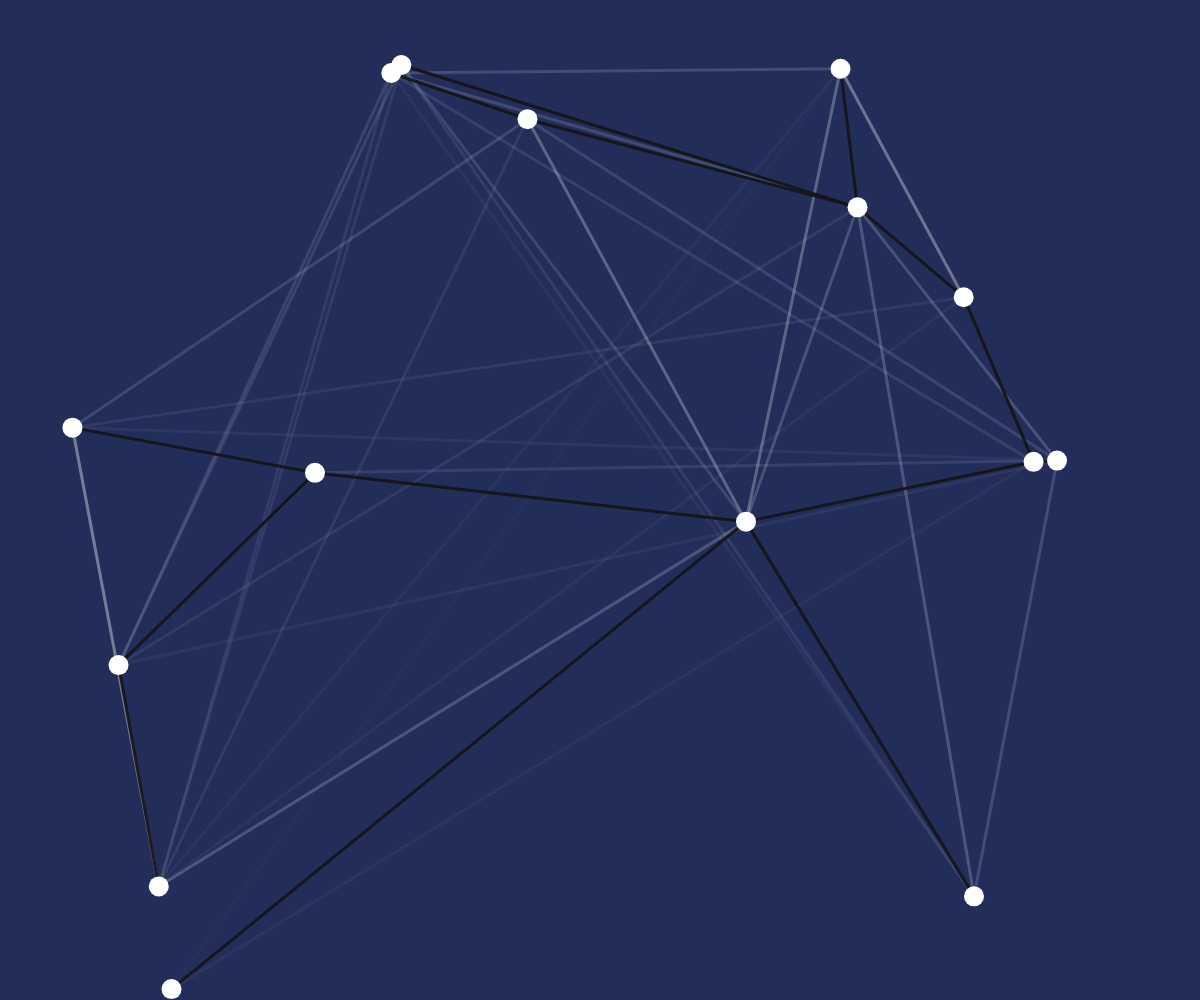
Frame 1 (no input)
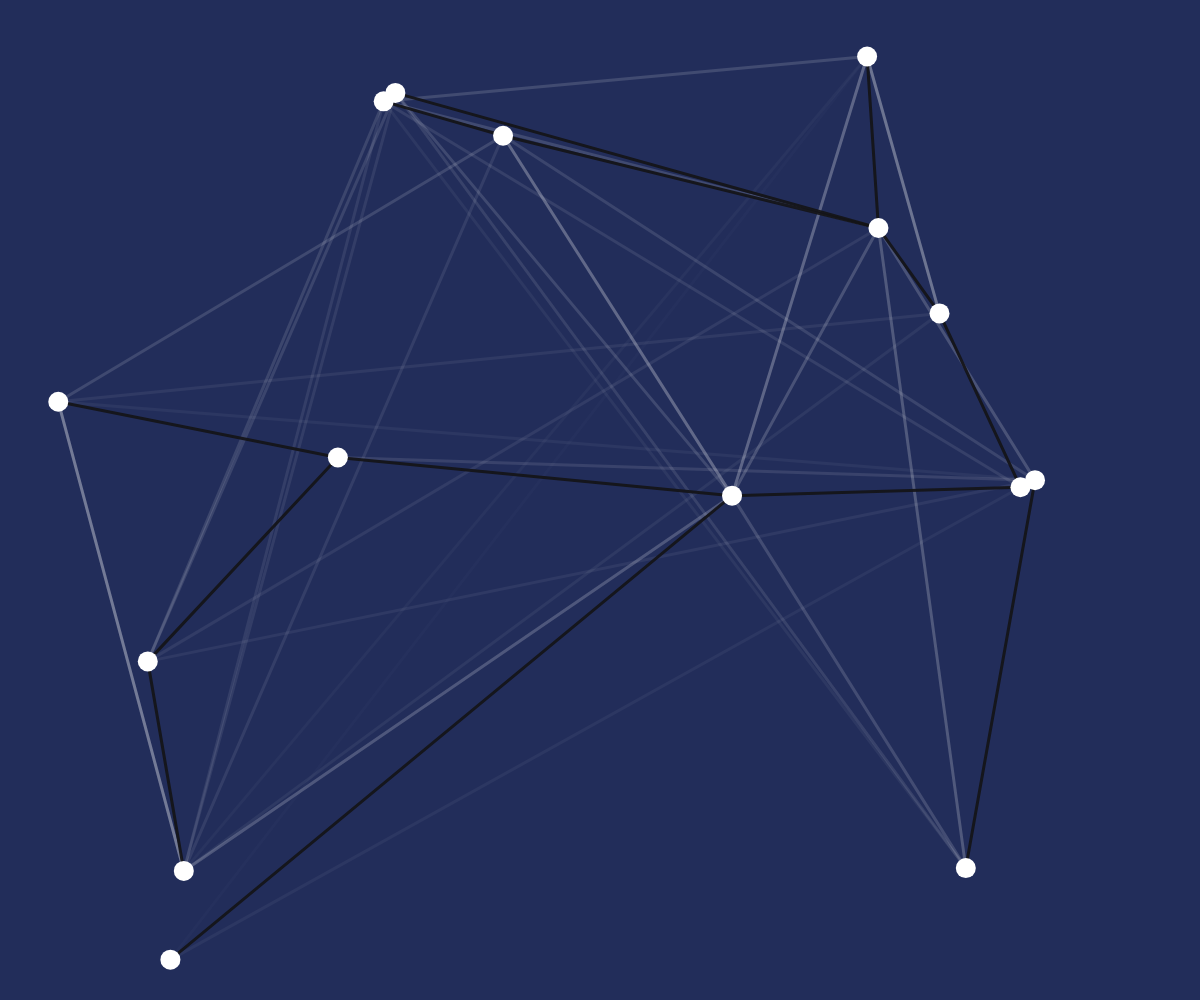
Frame 60 (no input)
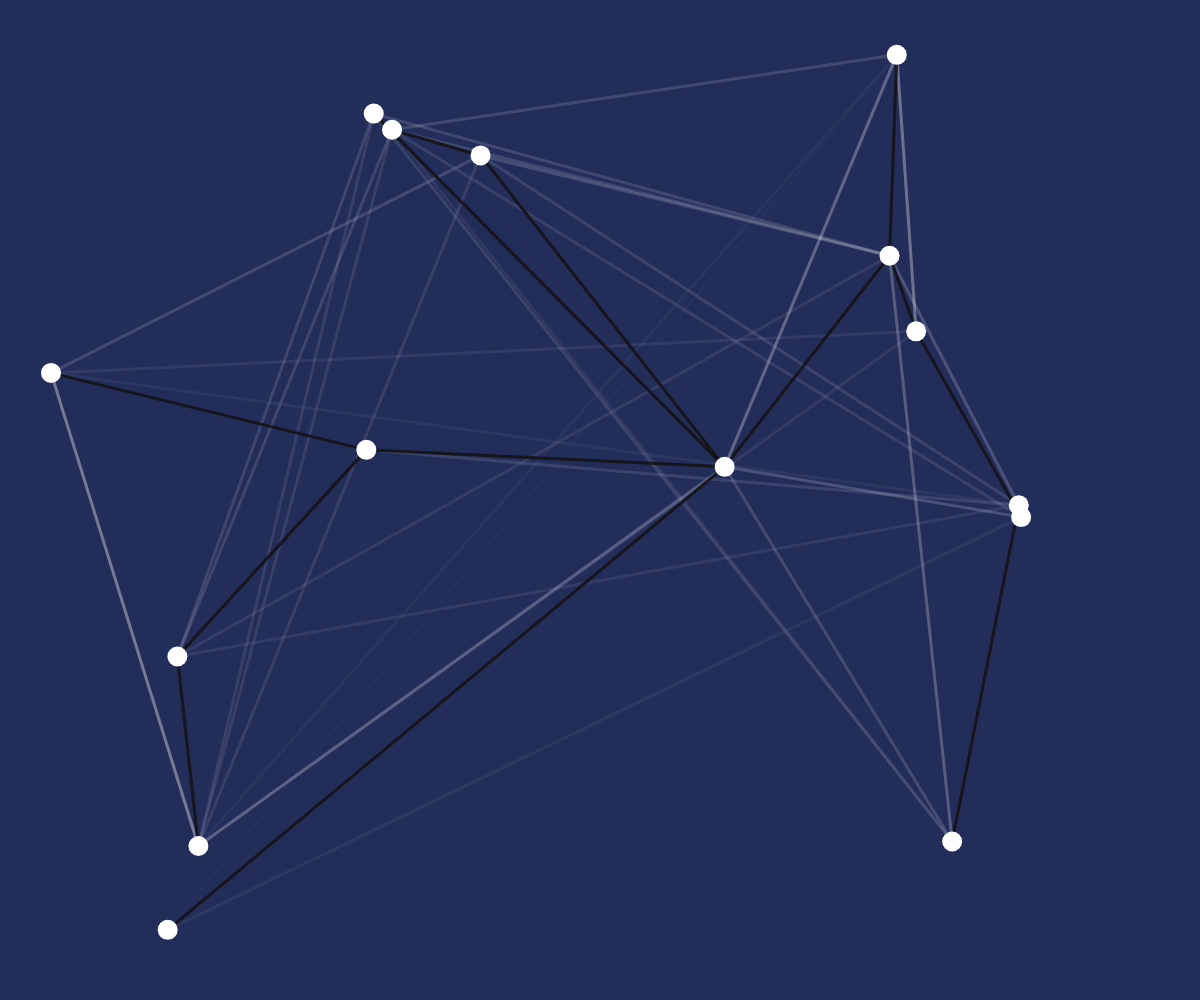
Frame 120 (the mouse pressed at the canvas centre since frame 60)

The p5.js sketch that drew these frames (run headless with seeded random() and noise() and a simulated clock; from frame 60 on, the mouse is pressed at the canvas centre):

// p5.js sketch
// ── sketch.js
let graph
let currentVertice;
let off;
let middleV

function setup() {
  ellipseMode(RADIUS);
  createCanvas(windowWidth, windowHeight);
  background(0, 0, 0);
  graph = new Graph(15);
  graph.primMST();
  currentVertice = -1;
  off = random(10000);
  middleV = createVector(width/2, height/2);
}

function draw() {
  background(34, 45, 90);
  off += 0.005;
  if (currentVertice != -1) 
  {
    graph.vertices[currentVertice].pos.x = mouseX;
    graph.vertices[currentVertice].pos.y = mouseY;
    graph.updateWeightsVertice(currentVertice);
  }
  graph.updateWeights();
  graph.primMST();
  graph.moveVertices();
  graph.show();
}

function mousePressed() {
  for (let i = 0; i < graph.vertices.length; ++i)
  {
    v = graph.vertices[i]; 
    if (dist(mouseX, mouseY, v.pos.x, v.pos.y) < v.radius)
    {
      currentVertice = i;
      v.pressed = true;
    }
  }
}

function mouseReleased() {
  graph.vertices[currentVertice].pressed = false;
  currentVertice = -1;
}
// ── graph.js
class Graph {
    constructor(amount)
    {
        // Counter for id for vertices
        this.counter = 0;
        
        // Creates random vertices
        this.vertices = [];
        for (let i = 0; i < amount; ++i) 
        {
            this.vertices.push(new Vertice(random(0, width), random(0, height), this.counter));
            this.counter++
        }

        // creates 2D array for weights
        this.weight = new Array(amount);
        for (let i = 0; i < amount; ++i) 
        {
            this.weight[i] = new Array(amount);
        }
        // Set up the weight array
        for (let i = 0; i < this.weight.length; ++i)
        {
            for (let k = 0; k < this.weight.length; ++k)
            {
                this.weight[i][k] = 1000000;
                if (i == k)
                {
                    this.weight[i][k] = 0;
                }
            }
        }

        for (let i = 0; i < amount*4; ++i)
        {
            let v = floor(random(0,amount))
            let u = i%amount;
            //console.log(v, u)
            if (v == u) continue;
            let cost = dist(this.vertices[v].pos.x, this.vertices[v].pos.y, this.vertices[u].pos.x, this.vertices[u].pos.y);
            this.addWeightedConnection(u, v, cost);
        }
    }

    addWeightedConnection(u, v, weight)
    {
        this.vertices[u].adj.push(this.vertices[v]);
        this.vertices[v].adj.push(this.vertices[u]);
        this.weight[u][v] = weight;
        this.weight[v][u] = weight;
    }

    updateWeightsVertice(uId) {
        let u = this.vertices[uId];
        for (let i = 0; i < u.adj.length; ++i) 
        {
            let v = u.adj[i].id;
            this.weight[uId][v] = dist(this.vertices[v].pos.x, this.vertices[v].pos.y, this.vertices[uId].pos.x, this.vertices[uId].pos.y);
            this.weight[v][uId] = dist(this.vertices[v].pos.x, this.vertices[v].pos.y, this.vertices[uId].pos.x, this.vertices[uId].pos.y);
        }
    }

    updateWeights() {
        for (let i = 0; i < this.vertices.length; ++i)
        {
            let u = this.vertices[i].id;
            for (let k = 0; k < this.vertices[i].adj.length; ++k)
            {
                let v = this.vertices[i].adj[k].id;
                if (v == u) continue;
                let cost = dist(this.vertices[v].pos.x, this.vertices[v].pos.y, this.vertices[u].pos.x, this.vertices[u].pos.y);
                this.weight[u][v] = cost;
            }
        }
    }

    moveVertices() {
        for (let i = 0; i < this.vertices.length; ++i) 
        {
            this.vertices[i].move();
        }
    }

    show() 
    {
        // draws the edges
        push();
        strokeWeight(3);
        for (let i = 0; i < this.vertices.length; ++i) 
        { 
            let u = this.vertices[i];
            for (let k = 0; k < u.adj.length; ++k) 
            {
                let v = u.adj[k];
                if (v.id < i || this.vertices[i].parent == v.id || this.vertices[v.id].parent == i) continue;
                stroke(255, map(this.weight[i][v.id], width, 0, 1, 60));
                line(v.pos.x, v.pos.y, u.pos.x, u.pos.y);
            }
        }
        pop();

        // Draws edged found via primeMST
        for (let i = 1; i < this.vertices.length; ++i)
        {
            push();
            strokeWeight(3);
            stroke(20, 20, 23, 235);
            let c = this.vertices[i];
            let p = this.vertices[this.vertices[i].parent]
            line(c.pos.x, c.pos.y, p.pos.x, p.pos.y);
            pop();
        }


        // Draws the vertices
        for (let i = 0; i < this.vertices.length; ++i)
        {
          this.vertices[i].show();
        }
    }

    primMST() {
        let mst_wt = 0;	// Initialize result
        // vector <int>parent(adj.size());	// Array to store MST
        //vector <int>key(adj.size());	// Values to pick minimum weight edge in cut
        //vector <bool>visited(adj.size());	// To represent set of vertices included
        let size = this.vertices.length;
        let key = new Array(size);
        let visited = new Array(size);
    
        // Initialize all keys as INFINITE
        for (let i = 0; i < size; i++) {
            key[i] = 1000000; 
            visited[i] = false;
        }
    
        // Always include first 1st vertex in MST, make sure it is picked first.
        key[0] = 0;
        this.vertices[0].parent = -1;				// First node is always root of MST
    
        // The MST will have V vertices
        for (let count = 0; count < size; count++) {
            // Pick the minimum key vertex not yet included in MST
            let min = 1000000;
            let u;
            for (let v = 0; v < size; v++) {
                if (visited[v] == false && key[v] < min) {
                    min = key[v];
                    u = v;
                }
            }
            // Add the picked vertex to the MST Set
            visited[u] = true;
            if (u != 0) {
                mst_wt += min;
                //cout << u << " - " << parent[u] << ", ";
            }
            // Update key/parent of the adjacent vertices of the picked vertex.
            for (let i = 0; i < this.vertices[u].adj.length; ++i) {
                let v = this.vertices[u].adj[i].id;
                if (this.weight[u][v] && visited[v] == false && this.weight[u][v] < key[v]) {
                    this.vertices[v].parent = u; 
                    key[v] = this.weight[u][v];
                }
            }
        }
        return mst_wt;
    }
}
// ── vertices.js
class Vertice {
    constructor(x, y, id)
    {
        this.id = id;
        this.pos = createVector(x, y);
        this.radius = 10;
        this.pressed = false;
        this.adj = [];
        this.visited = false;
        this.parent;
        this.vel = createVector();
        this.xOffset = random(0, 10000);
        this.yOffset = random(0, 10000);
    }

    move() {
        this.vel.x += map(noise(off + this.xOffset), 0, 1, -0.1, 0.1);
        this.vel.y += map(noise(off + this.yOffset), 0, 1, -0.1, 0.1);
        this.attraction = p5.Vector.sub(middleV, this.pos);
        this.attraction.setMag(map(this.attraction.mag(), 0, width/2, 0, 0.03));
        //drawArrow(this.pos, p5.Vector.mult(this.attraction,4000), 'red');
        this.vel.add(this.attraction);
        this.vel.setMag(0.5);
        this.pos.add(this.vel);
    }

    show() {
        push();
        if (!this.pressed) { fill(255,255,255) }
        else { fill(193, 194, 195) }
        noStroke();
        ellipse(this.pos.x, this.pos.y, this.radius);
        fill('red');
        //text(this.id, this.pos.x, this.pos.y);
        pop();
    }
};

function drawArrow(base, vec, myColor) {
    push();
    stroke(myColor);
    strokeWeight(3);
    fill(myColor);
    translate(base.x, base.y);
    line(0, 0, vec.x, vec.y);
    rotate(vec.heading());
    let arrowSize = 7;
    translate(vec.mag() - arrowSize, 0);
    triangle(0, arrowSize / 2, 0, -arrowSize / 2, arrowSize, 0);
    pop();
  }
